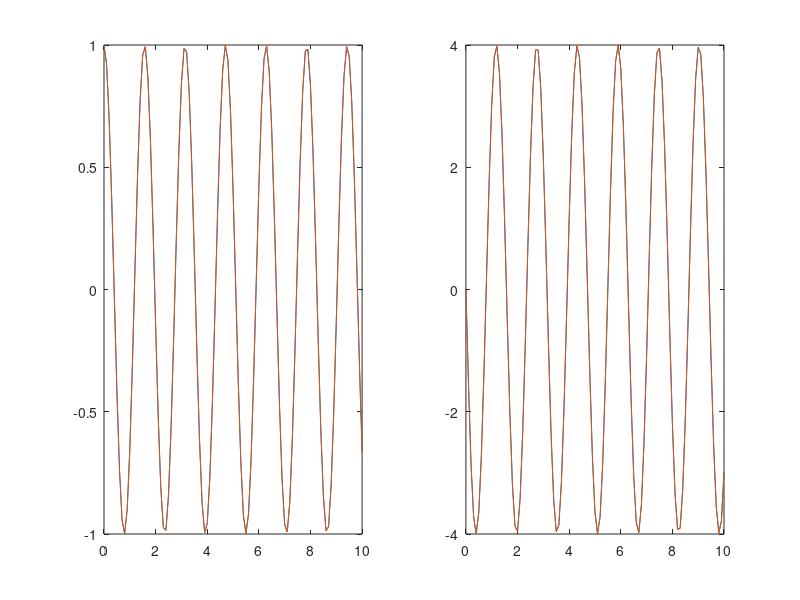
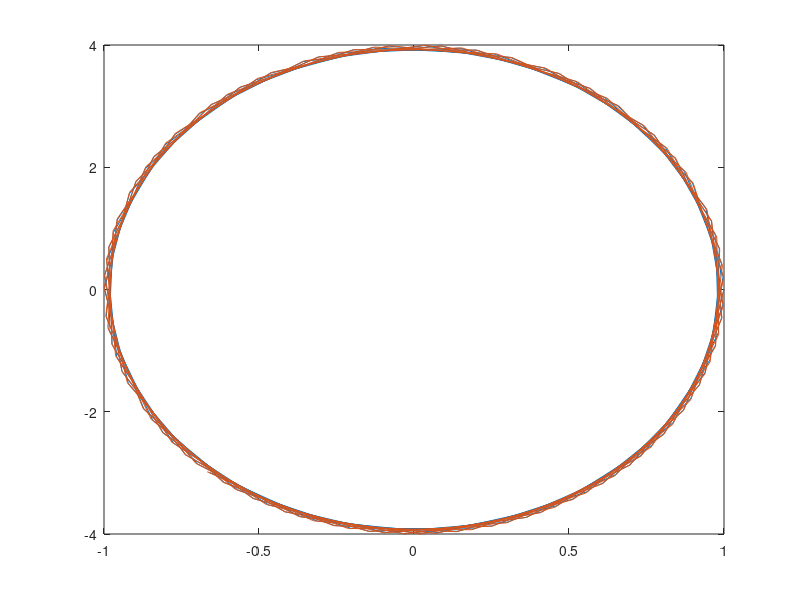
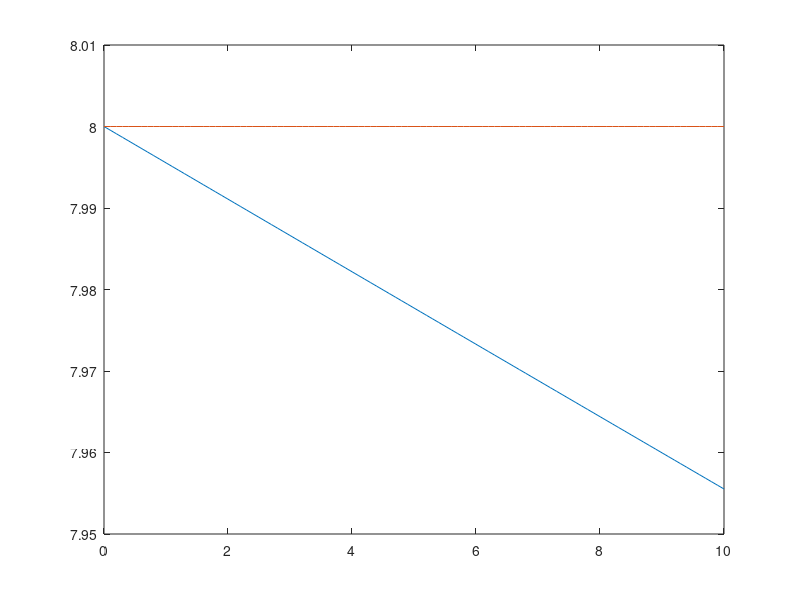

Here is the MATLAB script that generated these plots, in order:
 clear all
close all

h = 0.1;
x0 = 1;v0 = 0;K = 16;m = 1;
t0=0;tf=10;

w = sqrt(K/m);
t = t0:h:tf;
N = length(t);
x = nan(1,N);
v = nan(1,N);
x(1) = x0;v(1) = v0;

fx = @(V) V; %derivada posicao
fv = @(X) -K*X/m; %derivada tempo
for k=1:N-1
    r1v = fv( x(k) );
    r1x = fx( v(k) );
    
    r2v = fv( x(k) + r1x*h/2);
    r2x = fx( v(k) + r1v*h/2);
    
    r3v = fv( x(k) + r2x*h/2);
    r3x = fx( v(k) + r2v*h/2);
    
    r4v = fv( x(k) + r3x*h);
    r4x = fx( v(k) + r3v*h);
    
    v(k+1) = v(k) + ( r1v+2*r2v+2*r3v+r4v )*h/6;
    x(k+1) = x(k) + ( r1x+2*r2x+2*r3x+r4x )*h/6; 
end

subplot(1,2,1)
plot( t,x,t, x0*cos(w.*t) )
subplot(1,2,2)
plot( t,v,t, -w*x0*sin(w.*t) )
figure(2)
plot(x,v,x0*cos(w.*t),-w*x0*sin(w.*t) )

Ec = 1/2 * m *v.^2;
Ep = 1/2 * K *x.^2;
Em = Ec + Ep;
Ec_exact = 1/2 * m *( -w*x0*sin(w.*t) ).^2;
Ep_exact = 1/2 * K *( x0*cos(w.*t) ).^2;
Em_exact = Ec_exact + Ep_exact;
figure(3)
plot(t,Em,t,Em_exact)